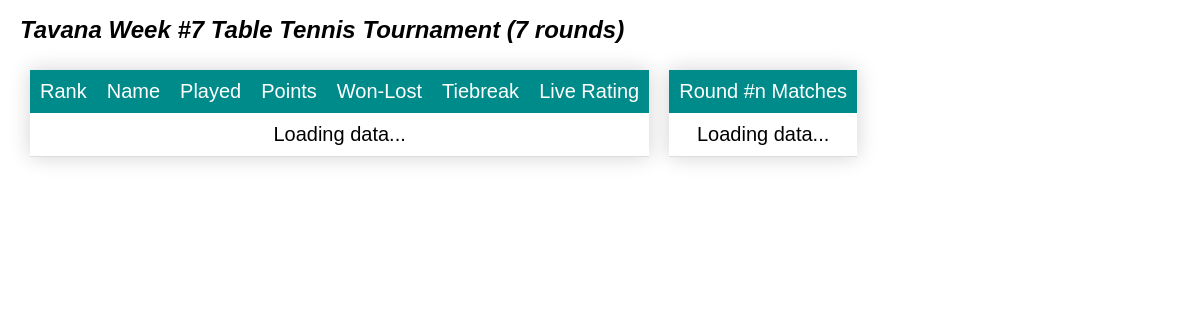
The page /107/ on the database its author committed.
### app/models.py (models this page shows, shortened)
class Tournament(models.Model):
    name = models.CharField(max_length=100, null=False, unique=True)
    sport = models.ForeignKey(Sport(), on_delete=models.CASCADE, null=True)
    number_of_rounds = models.IntegerField(null=True)
    class Meta:
        ordering = ['sport', 'name', ]

class Sport(models.Model):
    name = models.CharField(max_length=20, unique=True, null=False)
    def __str__(self):
        return self.name

### app/views.py (the view)
# urls.py: path('<int:tournamentId>/', views.scoreboard, name='scoreboard'),
def scoreboard(request, tournamentId):
    print(tournamentId)
    theTour = models.Tournament.objects.get(id=tournamentId)
    context = {'tournament': theTour}
    return render(request, 'scoreboard.html', context=context)

### app/templates/scoreboard.html (shortened to what this page needs)
{% extends "template.html" %}
{% load static %}
{% block content %}
<h1> {{ tournament.name }} {{ tournament.sport }} Tournament ({{ tournament.number_of_rounds }} rounds) </h1>
<div style="display: flex; flex-wrap: wrap;">
    <div id="div1">
        <table id="tbTable" class="styled-table">
            <thead>
                <tr>
                    <td>Rank</td>
                    <td>Name</td>
                    <td>Played</td>
                    <td>Points</td>
                    <td nowrap>Won-Lost</td>
                    <td>Tiebreak</td>
                    <td nowrap>Live Rating</td>
                </tr>
            </thead>
            <tbody>
                <tr>
                    <td colspan=7> Loading data...</td>
                </tr>
            </tbody>
        </table>
    </div>
    <div id="div2">
        <table id="tbMatches" class="styled-table">
            <thead>
                <tr>
                    <td align=center colspan="3">Round #n Matches</td>
                </tr>
            </thead>
            <tbody>
                <tr>
                    <td colspan=3> Loading data...</td>
                </tr>
            </tbody>
        </table>
    </div>
</div>
{% endblock %}

### app/static/style.css (style rules this page uses)
body { font-family: Calibri, Arial, sans-serif; font-size: 20px; margin: 0px 20px; }
* { font-family: Calibri, Arial, sans-serif; font-size: 20px; }
h1 { font-family: Cambria, Calibri, Arial, sans-serif; font-size: x-large; font-style: italic; }

### app/templates/scoreboard.html (style rules this page uses)
.styled-table { border-collapse: collapse; margin: 10px; box-shadow: 0 0 20px lightgray; }
.styled-table thead tr { background-color: darkcyan; color: white; text-align: left; }
.styled-table tbody tr { border-bottom: 1px solid #dddddd; text-align: center; }
.styled-table th, .styled-table td { padding: 10px; }

### rows shown on the page
Tournament: name "Tavana Week #7", sport "Table Tennis", number_of_rounds "7"
